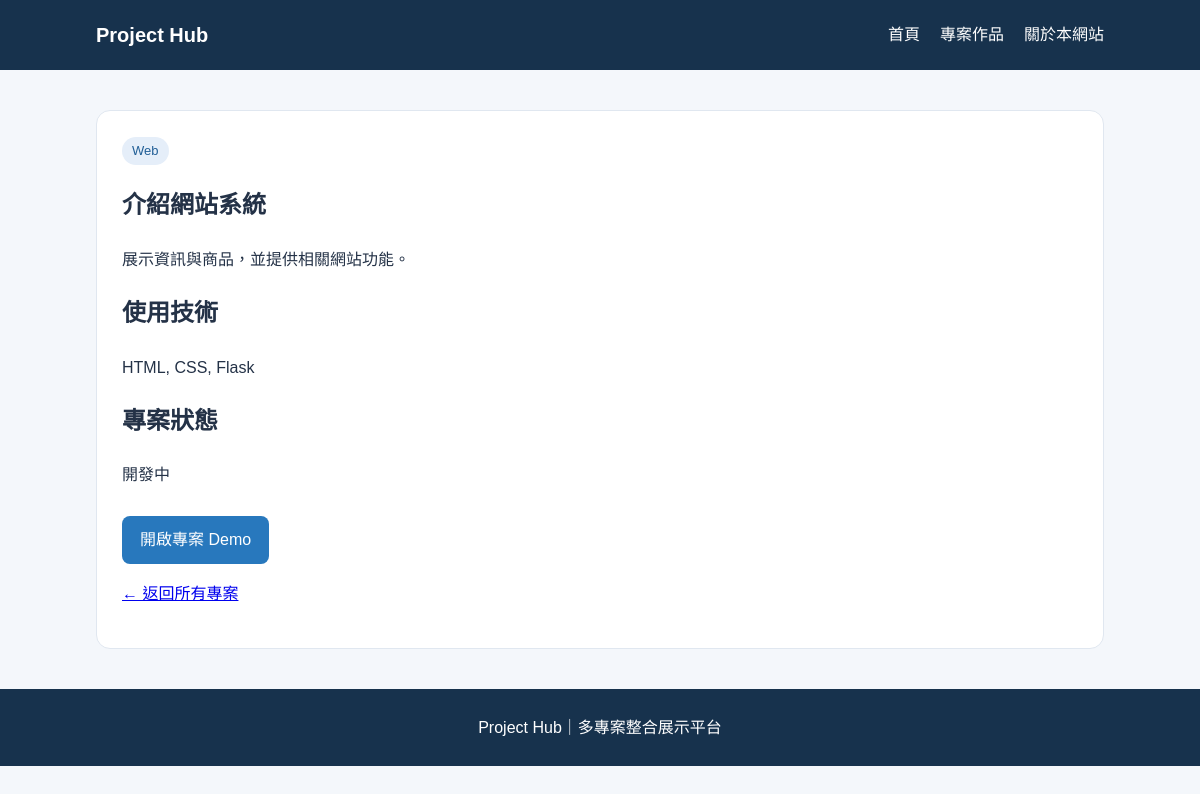
/project/1, run on an earlier commit of the app's database.
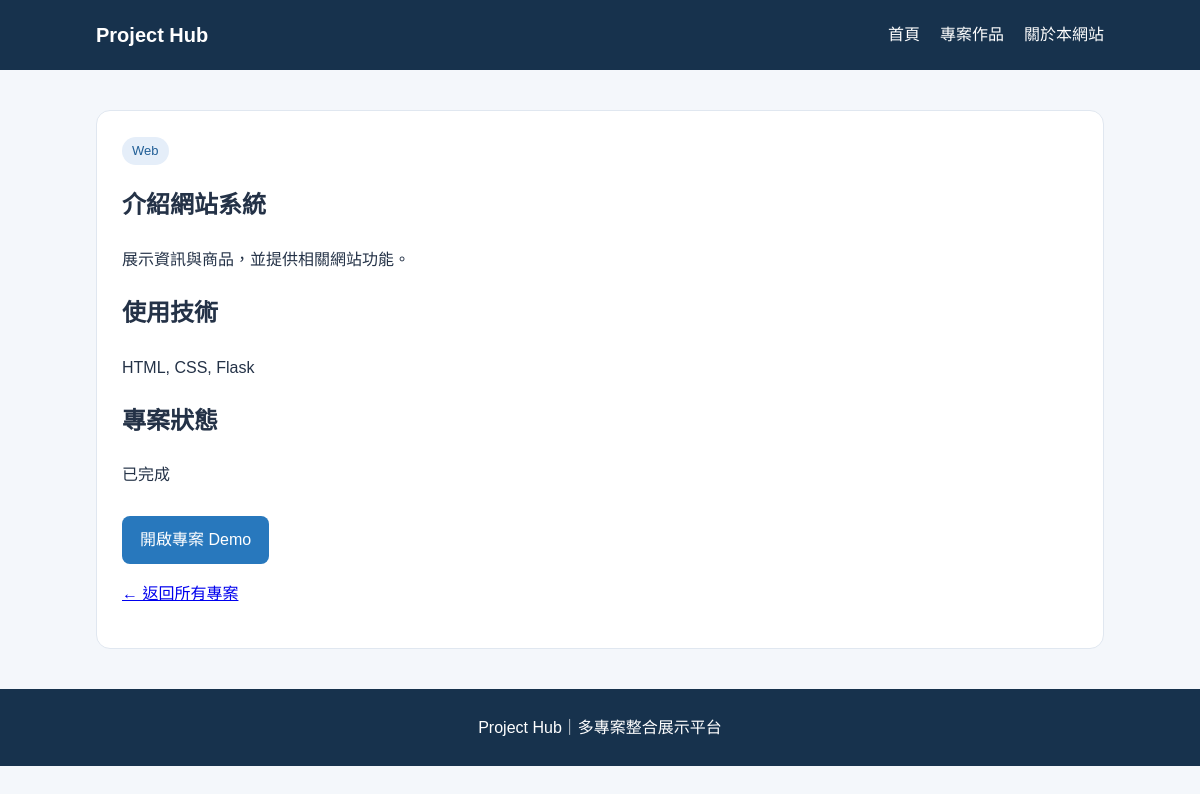
And on a later commit of the database.
### tables this page shows
CREATE TABLE projects (
    id INTEGER PRIMARY KEY AUTOINCREMENT,
    title TEXT NOT NULL,
    category TEXT NOT NULL,
    description TEXT NOT NULL,
    tech_stack TEXT,
    demo_url TEXT,
    github_url TEXT,
    image_url TEXT,
    status TEXT DEFAULT '開發中',
    featured INTEGER DEFAULT 0
);

### app.py (the view)
@app.route("/project/<int:project_id>")
def project_detail(project_id):
    conn = get_db_connection()
    project = conn.execute(
        "SELECT * FROM projects WHERE id = ?",
        (project_id,)
    ).fetchone()
    conn.close()
    if project is None:
        return "找不到這個專案", 404
    return render_template(
        "project_detail.html",
        project=project
    )

### app.py (called while the page is built)
def get_db_connection():
    conn = sqlite3.connect("database.db")
    conn.row_factory = sqlite3.Row
    return conn

### templates/project_detail.html (shortened to what this page needs)
{% extends "base.html" %}
{% block content %}
<section class="detail-card">
    <span class="category">
        {{ project["category"] }}
    </span>
    <h1>{{ project["title"] }}</h1>
    <p>{{ project["description"] }}</p>
    <h2>使用技術</h2>
    <p>{{ project["tech_stack"] or "尚未提供" }}</p>
    <h2>專案狀態</h2>
    <p>{{ project["status"] }}</p>
    {% if project["demo_url"] %}
    <a class="button"
       href="{{ project['demo_url'] }}"
       target="_blank"
       rel="noopener noreferrer">
        開啟專案 Demo
    </a>
    {% else %}
    <p>Demo 網址尚未提供。</p>
    {% endif %}
    <p>
        <a href="{{ url_for('project_list') }}">
            ← 返回所有專案
        </a>
    </p>
</section>
{% endblock %}

What changed in the data, as far as the page shows it:
changed projects "介紹網站系統": status "開發中" → "已完成"
